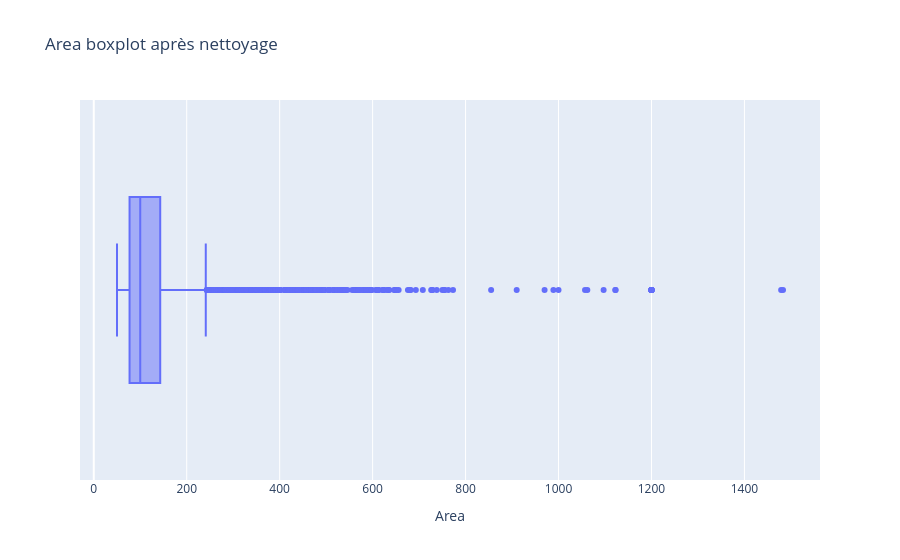

Notebook cell for this chart:
### Code cell
# Valeurs aberrantes -> NaN (ma kan7ydouch la ligne, ghadi n3awdo b la médiane mn be3d)
df.loc[(df['Area'] < 50) | (df['Area'] > 1500), 'Area'] = np.nan

fig = px.box(df, x='Area', title='Area boxplot après nettoyage')
fig.show()

### Figure 1 — Plotly figure (JSON) as saved in the notebook; plotly's stock layout.template omitted (floating-point values rounded to 4 significant figures; data arrays with more than 128 entries replaced by an {"elided": "..."} marker saying what was removed)
{"data": [{"alignmentgroup": "True", "hovertemplate": "Area=%{x}<extra></extra>", "legendgroup": "", "marker": {"color": "#636efa"}, "name": "", "notched": false, "offsetgroup": "", "orientation": "h", "showlegend": false, "type": "box", "x": {"elided": "3035 float values"}, "x0": " ", "xaxis": "x", "y0": " ", "yaxis": "y"}], "layout": {"boxmode": "group", "legend": {"tracegroupgap": 0}, "title": {"text": "Area boxplot après nettoyage"}, "xaxis": {"anchor": "y", "domain": [0, 1], "title": {"text": "Area"}}, "yaxis": {"anchor": "x", "domain": [0, 1]}}}
